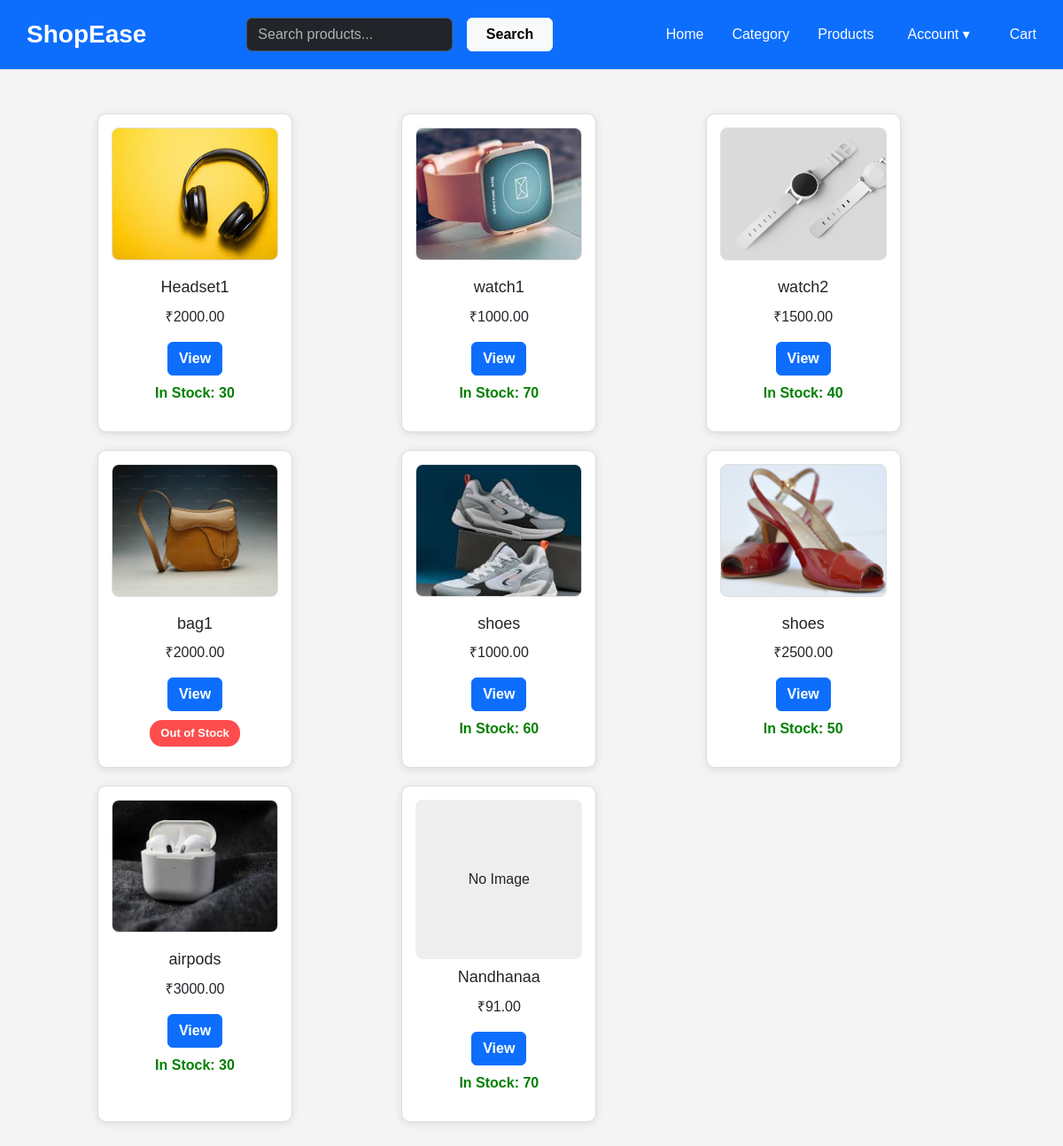
Screenshot of /products/ with the database file from the repository.
### ecommerce/models.py (models this page shows, shortened)
class Product(models.Model):
    name = models.CharField(max_length=200)
    price = models.DecimalField(max_digits=10, decimal_places=2)
    description = models.TextField()
    image = models.ImageField(upload_to="products/", null=True, blank=True)
    category = models.ForeignKey(Category, on_delete=models.CASCADE)
    stock = models.PositiveIntegerField(default=0)  # <-- stock field added
    show_on_homepage = models.BooleanField(default=False)  # NEW FIELD

### ecommerce/views.py (the view)
# urls.py: path('products/', views.product_list, name='products'),
def product_list(request):
    category_id = request.GET.get('category')
    if category_id:
        products = Product.objects.filter(category_id=category_id)
    else:
        products = Product.objects.all()
    return render(request, 'product_list.html', {'products': products})

### ecommerce/templates/product_list.html (shortened to what this page needs)
{% extends 'base.html' %}
{% block content %}
<h1 style="text-align: center;">Products</h1>
<div class="grid">
    {% for product in products %}
    <div class="card">
        {% if product.image %}
        <img src="{{ product.image.url }}" alt="{{ product.name }}" style="width:100%; border-radius:8px;">
        {% else %}
        <div style="width:100%; height:180px; background:#eee; border-radius:8px; display:flex; align-items:center; justify-content:center;">
            No Image
        </div>
        {% endif %}
        <h3>{{ product.name }}</h3>
        <p>₹{{ product.price }}</p>
        <a href="{% url 'product_detail' product.id %}" class="btn btn-primary">View</a>
        {% if product.stock > 0 %}
            {% if product.stock < 20 %}
                <p class="low-stock">Low Stock: {{ product.stock }}</p>
            {% else %}
                <p class="in-stock">In Stock: {{ product.stock }}</p>
            {% endif %}
        {% else %}
            <span class="out-stock-tag">Out of Stock</span>
        {% endif %}
    </div>
    {% endfor %}
</div>
{% endblock %}

### ecommerce/templates/base.html (style rules this page uses)
body { margin: 0; font-family: Arial, sans-serif; }
.grid { display: grid; grid-template-columns: repeat(auto-fill, minmax(200px, 1fr)); gap: 20px; margin: 60px; }
.card { border: 1px solid #ddd; padding: 10px; background: #fff; text-align: center; }
img { width: 100%; height: 180px; object-fit: cover; background: #eee; }
img { width: 350px; height: 350px; object-fit: cover; border: 1px solid #ddd; }
body { margin: 0; font-family: Arial, sans-serif; background: #f0f0f0; }
p { text-align: center; }
a { text-decoration: none; color: #333; }
body { font-family: Arial; margin: 0; background: #f5f5f5; }
body { margin: 0; font-family: Arial, sans-serif; background: #f5f5f5; }
.grid { display: grid; grid-template-columns: repeat(auto-fill, minmax(200px, 1fr)); gap: 20px; }
.card { background: #fff; border-radius: 10px; text-align: center; padding: 20px; box-shadow: 0px 4px 8px rgba(0,0,0,0.1); }
.card img { width: 100%; height: 150px; object-fit: contain; margin-bottom: 10px; }
.card h3 { margin: 10px 0; }
.card a { text-decoration: none; color: #333; font-weight: bold; }
.grid { display: flex; gap: 20px; flex-wrap: wrap; padding: 20px; margin-left: 90px; }
.card { width: 220px; border: 1px solid #ddd; border-radius: 10px; padding: 15px; background: white; text-align: center; box-shadow: 0 2px 5px rgba(0,0,0,0.1); transition: transform 0.2s ease-in-out; }
.card img { width: 100%; height: 150px; object-fit: cover; border-radius: 6px; margin-bottom: 10px; }
.card h3 { margin: 10px 0; font-size: 18px; }
.card a { color: #fefefe; text-decoration: none; font-weight: 600; }
body { background: #f4f4f4; }

### ecommerce/templates/product_list.html (style rules this page uses)
.grid { display: grid; grid-template-columns: repeat(auto-fill, minmax(250px, 1fr)); gap: 20px; padding: 20px; }
.card { padding: 15px; background: white; border-radius: 10px; box-shadow: 0 2px 10px rgba(0,0,0,0.1); display: flex; flex-direction: column; align-items: center; }
.out-stock-tag { background: #ff4d4d; padding: 5px 12px; border-radius: 14px; color: white; font-weight: 600; margin-top: 10px; font-size: 13px; }
.in-stock { color: green; font-weight: 600; margin-top: 8px; }

### rows the page displays
Product: image (picture), name "Headset1", price "2000.00", stock "30"
Product: image (picture), name "watch1", price "1000.00", stock "70"
Product: image (picture), name "watch2", price "1500.00", stock "40"
Product: image (picture), name "bag1", price "2000.00", stock "Out of Stock"
Product: image (picture), name "shoes", price "1000.00", stock "60"
Product: image (picture), name "shoes", price "2500.00", stock "50"
Product: image (picture), name "airpods", price "3000.00", stock "30"
Product: image "No Image", name "Nandhanaa", price "91.00", stock "70"
